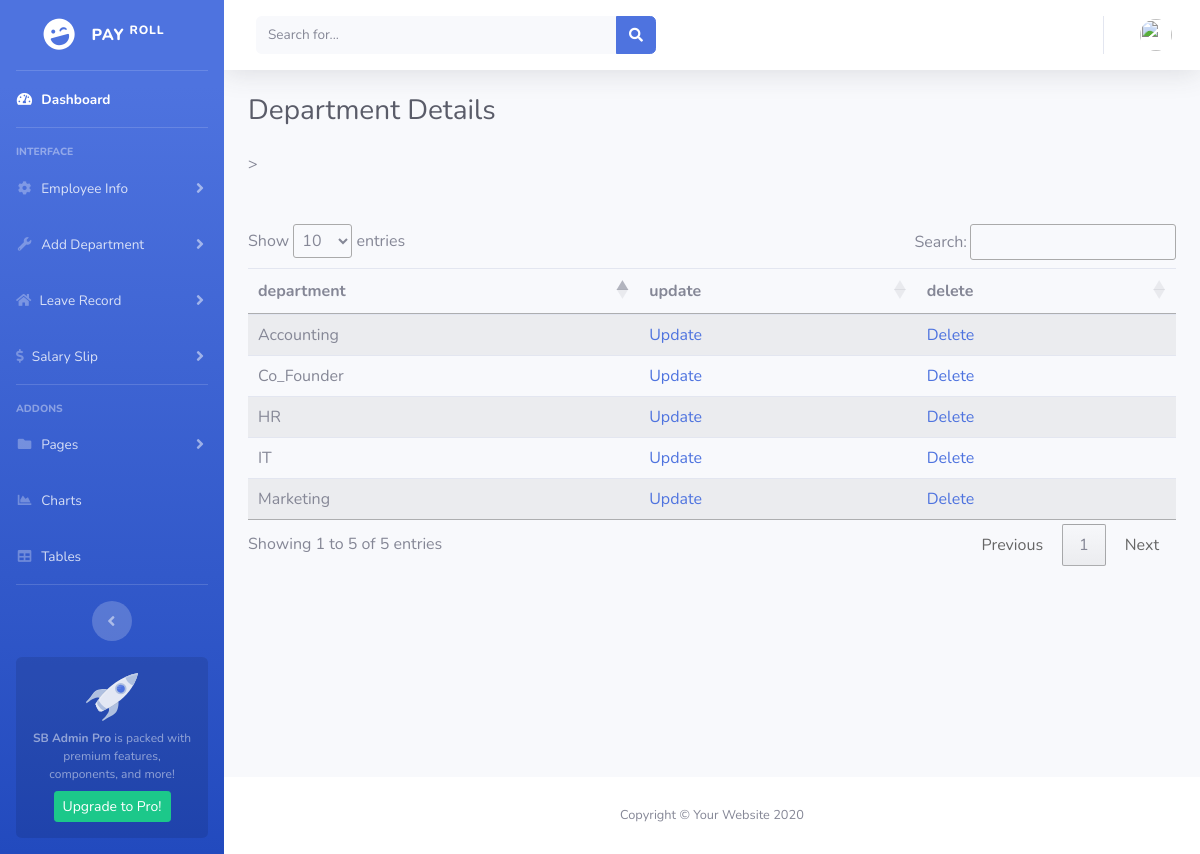
The page /admin_panel_Employee/viewdepartment.php on the database its author committed.
### tables this page shows
CREATE TABLE `employee_department` (
  `id` int(11) NOT NULL,
  `department_title` varchar(255) NOT NULL
);

### admin_panel_Employee/viewdepartment.php (the view, shortened to what this page needs)
<!DOCTYPE html>
<html lang="en">
<head>
    <link href="vendor/fontawesome-free/css/all.min.css" rel="stylesheet" type="text/css">
    <link href="css/sb-admin-2.min.css" rel="stylesheet">
	    <link href="//cdn.datatables.net/1.13.4/css/jquery.dataTables.min.css" rel="stylesheet">
</head>
<body id="page-top">
    <div id="wrapper">
         <?php include'sidebar.php' ; ?>
        <div id="content-wrapper" class="d-flex flex-column">
            <div id="content">
                <?php include'topbar.php' ;?>
                <div class="container-fluid">
                    <h1 class="h3 mb-4 text-gray-800">Department Details</h1>
				<table id="myTable" class="table table-striped">>
				  <thead>
				<tr><th>department</th>
  <th>update</th>
 <th>delete</th></tr>
				  </thead>
<div class="container rounded bg-white mt-5">
<?php
							$connection=mysqli_connect("localhost","root","","payroll");
								$query="select* from employee_department";
								$result=mysqli_query($connection,$query);
								while($row=mysqli_fetch_assoc($result))
								{
									?>
								<tr>
				<td><?php echo $row['department_title'];?></td>
    <td><a href="editdepartment.php?id=<?php echo $row['id'] ?>">Update </a></td>
    <td><a href="deletedepartment.php?id=<?php echo $row['id'] ?>">Delete</a></td>
								</tr>
								<?php
								}
							?>
</table>
                </div>
            </div>
            <footer class="sticky-footer bg-white">
                <div class="container my-auto">
                    <div class="copyright text-center my-auto">
                        <span>Copyright &copy; Your Website 2020</span>
                    </div>
                </div>
            </footer>
        </div>
    </div>
</body>
</html>

### rows shown on the page
employee_department: department_title "HR"
employee_department: department_title "IT"
employee_department: department_title "Accounting"
employee_department: department_title "Marketing"
employee_department: department_title "Co_Founder"
